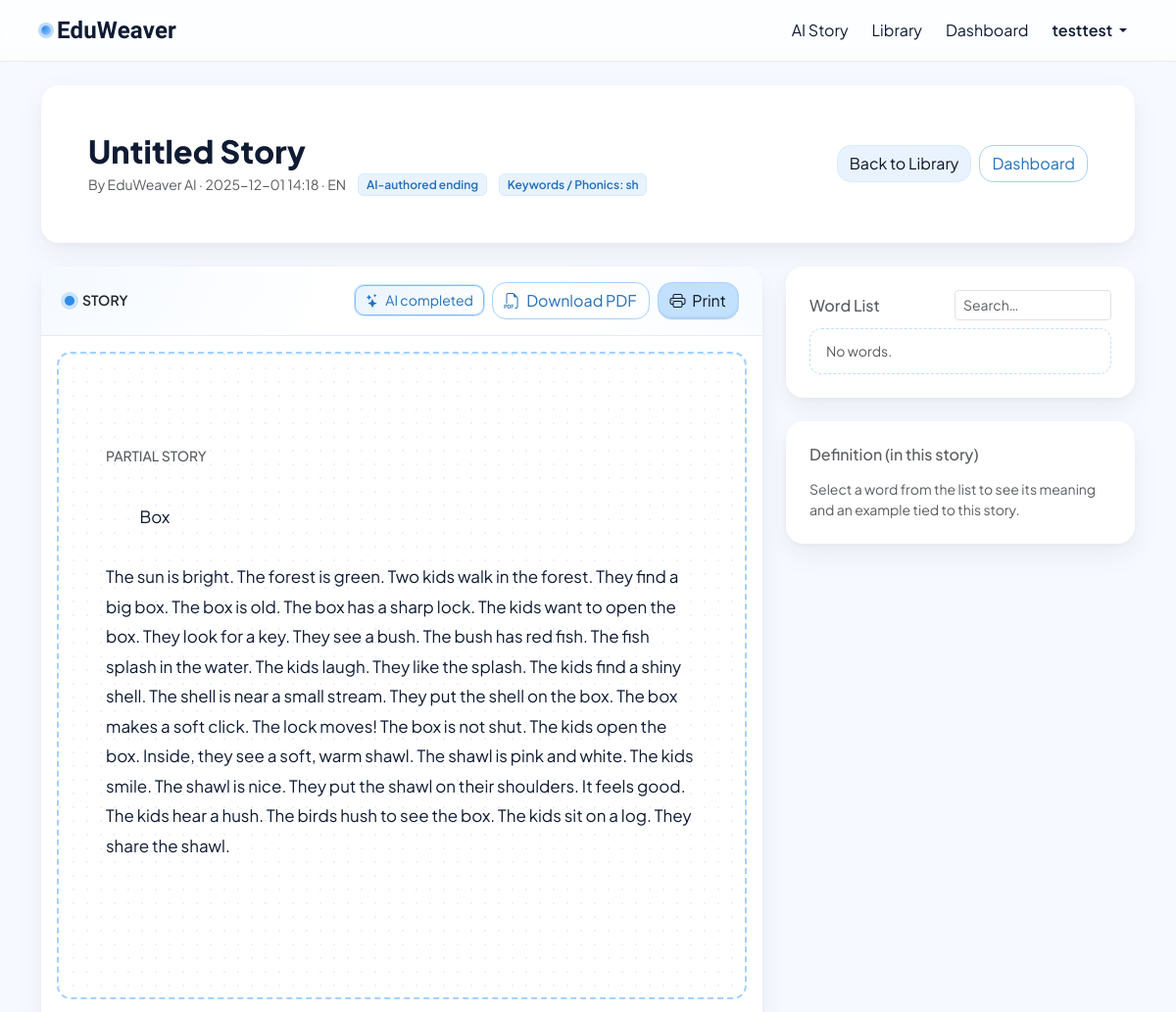
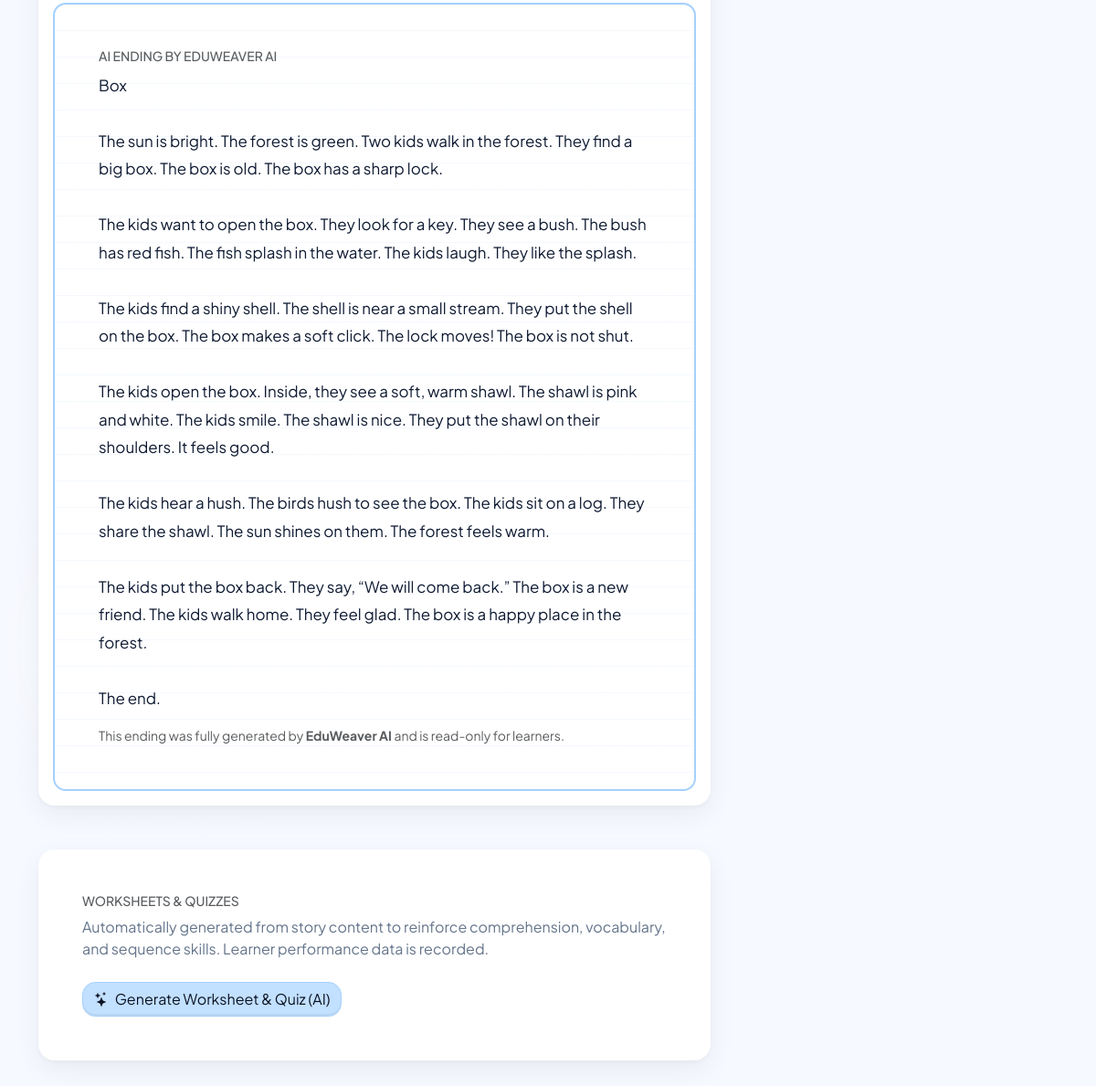
Page /finish/1 (signed in) on the committed database (2 pictures, top to bottom).
### tables this page shows
CREATE TABLE users (
            id INTEGER PRIMARY KEY AUTOINCREMENT,
            username TEXT NOT NULL UNIQUE,
            email TEXT NOT NULL UNIQUE,
            password_hash TEXT NOT NULL,
            is_english_native INTEGER,
            age INTEGER,
            gender TEXT,
            is_admin INTEGER DEFAULT 0,
            created_at TEXT DEFAULT (DATETIME('now'))
        , l1_language TEXT, l2_language TEXT);

CREATE TABLE finish_drafts (
            id INTEGER PRIMARY KEY AUTOINCREMENT,
            story_id INTEGER,
            seed_prompt TEXT NOT NULL,
            partial_text TEXT NOT NULL,
            learner_name TEXT DEFAULT 'guest',
            completion_text TEXT,
            language TEXT DEFAULT 'en',
            created_at TEXT DEFAULT (DATETIME('now')),
            FOREIGN KEY (story_id) REFERENCES stories(id) ON DELETE CASCADE
        );

### app.py (the view)
@app.get("/finish/<int:draft_id>")
@login_required
def finish_view(draft_id: int):
    db = get_db()
    draft = db.execute(
        "SELECT * FROM finish_drafts WHERE id = ?", (draft_id,)
    ).fetchone()
    if not draft:
        flash("Draft not found.", "warning")
        return redirect(url_for("library"))
    return render_template("finish_view.html", draft=draft)

### app.py (called while the page is built)
def dict_factory(cursor, row):
    d = {}
    for idx, col in enumerate(cursor.description):
        d[col[0]] = row[idx]
    return d

def get_db():
    if "db" not in g:
        conn = sqlite3.connect(DB_PATH)
        conn.row_factory = dict_factory
        g.db = conn
    return g.db

@app.template_filter("dt")
def format_dt(value, fmt="%Y-%m-%d %H:%M"):
    if value is None:
        return ""
    if isinstance(value, datetime):
        return value.strftime(fmt)
    try:
        s = str(value).strip().replace("Z", "")
        if "." in s:
            s = s.split(".", 1)[0]
        dt = datetime.fromisoformat(s)
        return dt.strftime(fmt)
    except Exception:
        return value

@app.before_request
def load_current_user():
    g.current_user = None
    uid = session.get("user_id")
    if uid:
        db = get_db()
        g.current_user = db.execute("SELECT * FROM users WHERE id = ?", (uid,)).fetchone()

@app.context_processor
def inject_user():
    return {"current_user": g.get("current_user")}

def login_required(view_func):
    @wraps(view_func)
    def _wrapped(*args, **kwargs):
        if not (g.get("current_user") and g.current_user.get("id")):
            next_url = request.full_path if request.query_string else request.path
            return redirect(url_for("login", next=next_url))
        return view_func(*args, **kwargs)
    return _wrapped

### templates/backup/finish_view.html (shortened to what this page needs)
{% extends "base.html" %}
{% block content %}
{% set is_ai_author = (draft.learner_name or '') == 'EduWeaver AI' %}
<section class="card border-0 lp-card-modern mb-4 no-print">
  <div class="p-4 p-lg-5">
    <div class="d-flex align-items-center justify-content-between">
      <div>
        <h2 class="mb-1 lp-page-title">{{ draft.story_title or 'Untitled Story' }}</h2>
        <div class="d-flex flex-wrap align-items-center gap-2">
          <div class="text-muted small">
            By {{ draft.learner_name or 'guest' }} · {{ draft.created_at | dt }} · {{ draft.language|upper }}
          </div>
          {% if is_ai_author %}
            <span class="badge lp-badge-soft ms-1">
              AI-authored ending
            </span>
          {% endif %}
          {% if draft.seed_prompt %}
            <span class="badge lp-badge-soft ms-1">
              Keywords / Phonics: {{ draft.seed_prompt }}
            </span>
          {% endif %}
        </div>
      </div>
      <div class="d-flex gap-2">
        <a href="{{ url_for('library') }}" class="btn btn-sky-light">Back to Library</a>
        <a href="{{ url_for('dashboard') }}" class="btn btn-outline-sky">Dashboard</a>
      </div>
    </div>
  </div>
</section>
<div class="row g-4">
  <div class="col-lg-8">
    <section class="card border-0 lp-card-modern mb-5" id="storyCombined">
      <div class="card-body p-0">
        <div class="lp-strip d-flex flex-wrap align-items-center justify-content-between px-4 py-3">
          <div class="d-flex align-items-center gap-2">
            <span class="lp-dot {% if draft.completion_text and draft.completion_text|trim %}lp-dot-finish{% endif %}" aria-hidden="true"></span>
            <span class="small text-uppercase fw-semibold">Story</span>
          </div>
          {% if draft.completion_text and draft.completion_text|trim %}
            <div class="d-flex align-items-center gap-2">
              {% if is_ai_author %}
                <span class="lp-chip lp-chip-ai small">
                  <i class="bi bi-stars me-1"></i> AI completed
                </span>
              {% else %}
                <span class="lp-chip lp-chip-finish small">
                  <i class="bi bi-check2 me-1"></i> completed
                </span>
              {% endif %}
              <button type="button" class="btn btn-outline-sky no-print" id="downloadPdfFinishedBtn" title="Save as PDF">
                <i class="bi bi-filetype-pdf me-1"></i> Download PDF
              </button>
              <button type="button" class="btn btn-sky no-print" id="printFinishedBtn" title="Print">
                <i class="bi bi-printer me-1"></i> Print
              </button>
            </div>
          {% else %}
            <span class="lp-chip small">in progress</span>
          {% endif %}
        </div>
        {% if draft.partial_text and draft.partial_text|trim %}
        <div class="lp-partial p-4 p-lg-5 keep-together">
          <h6 class="text-muted text-uppercase small mb-2 mt-5">Partial Story</h6>
          <div id="partialText" class="lp-partial-text" style="white-space:pre-wrap">
            {{ (draft.partial_text or '') | replace('Your Turn: ', '') | safe }}
          </div>
        </div>
        {% endif %}
        {% if draft.completion_text and draft.completion_text|trim %}
        <div class="lp-finished {% if is_ai_author %}lp-finished-ai{% endif %} p-4 p-lg-5 keep-together">
          <h6 class="text-muted text-uppercase small mb-2">
            {% if is_ai_author %}
              AI Ending by EduWeaver AI
            {% else %}
              Finished Ending
            {% endif %}
          </h6>
          <div id="completionText" class="lp-finished-text" style="white-space:pre-wrap">{{ draft.completion_text }}</div>
          {% if is_ai_author %}
            <p class="text-muted small mb-0 mt-3">
              This ending was fully generated by <strong>EduWeaver AI</strong> and is read-only for learners.
            </p>
          {% endif %}
        </div>
        {% elif not can_edit %}
        <div class="p-4">
          <div class="text-muted">This story isn’t finished yet. Only the author can add an ending.</div>
        </div>
        {% endif %}
      </div>
    </section>
    <section class="card border-0 lp-card-modern mb-5 no-print">
      <div class="card-body p-4 p-lg-5">
        <h6 class="text-muted text-uppercase small mb-2">Worksheets &amp; Quizzes</h6>
        <p class="text-secondary mb-4">
          Automatically generated from story content to reinforce comprehension, vocabulary, and sequence skills. Learner performance data is recorded.
        </p>
        <div class="d-flex flex-wrap gap-2 align-items-center">
          {% if has_quiz and draft.story_slug %}
            <a class="btn btn-sky" href="{{ url_for('quiz_take', slug=draft.story_slug) }}">
              <i class="bi bi-check2-circle me-1"></i> Take Worksheet &amp; Quiz
            </a>
            <form id="regenForm"
                  class="needs-overlay d-inline"
                  data-overlay-title="Regenerating worksheet & quiz…"
                  data-overlay-note="You’ll be taken to the quiz automatically."
                  method="post"
                  action="{{ url_for('finish_build_worksheet_ai', draft_id=draft.id) }}">
              <button id="regenBtn" class="btn btn-outline-sky" type="submit" title="Re-generate questions via GPT">
                <i class="bi bi-stars me-1"></i> Regenerate (AI)
              </button>
            </form>
          {% else %}
            <form id="genForm"
                  class="needs-overlay"
                  data-overlay-title="Generating worksheet & quiz…"
                  data-overlay-note="You’ll be taken to the quiz automatically."
                  method="post"
                  action="{{ url_for('finish_build_worksheet_ai', draft_id=draft.id) }}">
              <button id="genBtn" class="btn btn-sky" type="submit"
                      title="Use GPT to generate a worksheet & quiz, then you'll be taken to it">
                <i class="bi bi-stars me-1"></i> Generate Worksheet &amp; Quiz (AI)
              </button>
            </form>
          {% endif %}
        </div>
      </div>
    </section>
  </div>
  <div class="col-lg-4">
    <section class="card border-0 lp-card-modern mb-4 no-print">
      <div class="card-body p-4 p-lg-4">
        <div class="d-flex align-items-center justify-content-between mb-2">
          <h6 class="text-muted mb-0">Word List</h6>
          <input id="vocabSearch" class="form-control form-control-sm" placeholder="Search…" style="max-width: 160px;">
        </div>
        <div id="vocabList" class="lp-vocab-list" role="listbox" aria-label="Vocabulary"></div>
      </div>
    </section>
    <section class="card border-0 lp-card-modern no-print">
      <div class="card-body p-4 p-lg-4">
        <h6 class="text-muted mb-3">Definition (in this story)</h6>
        <div id="defPanel" class="lp-def-panel">
          <div class="text-muted small">Select a word from the list to see its meaning and an example tied to this story.</div>
        </div>
      </div>
    </section>
  </div>
</div>
{% endblock %}

### templates/backup/base.html (shortened to what this page needs)
<!doctype html>
<html lang="en" data-bs-theme="light">
<head>
  <link href="https://cdn.jsdelivr.net/npm/bootstrap@5.3.3/dist/css/bootstrap.min.css" rel="stylesheet">
  <link rel="stylesheet" href="https://cdn.jsdelivr.net/npm/bootstrap-icons@1.11.3/font/bootstrap-icons.css">
  <link href="{{ url_for('static', filename='styles.css') }}" rel="stylesheet">
</head>
<body>
<nav class="navbar navbar-expand-lg">
  <div class="container">
    <a class="navbar-brand" href="{{ url_for('index') }}">
      <span class="brand-dot"></span> EduWeaver
    </a>
    <div id="nav" class="collapse navbar-collapse">
      <ul class="navbar-nav ms-auto align-items-lg-center gap-2">
        <li class="nav-item"><a class="nav-link" href="{{ url_for('story_new') }}">AI Story</a></li>
        <li class="nav-item"><a class="nav-link" href="{{ url_for('library') }}">Library</a></li>
        <li class="nav-item"><a class="nav-link" href="{{ url_for('dashboard') }}">Dashboard</a></li>
        {% if current_user %}
          <li class="nav-item dropdown">
            <a class="nav-link dropdown-toggle fw-semibold" href="#" role="button" data-bs-toggle="dropdown" aria-expanded="false">
              {{ current_user.username }}
            </a>
          </li>
        {% else %}
          <li class="nav-item">
            <a class="btn btn-ghost" href="{{ url_for('login') }}">Sign in</a>
          </li>
        {% endif %}
      </ul>
    </div>
  </div>
</nav>
<main class="py-4">
  <div class="container">
    {% block content %}{% endblock %}
  </div>
</main>
</body>
</html>

### static/styles.css (style rules this page uses)
:root { --ink:#0f172a; --muted:#667085; --surface:#ffffff; --surface-2:#ffffffcc; --line:#e7eef7; --shadow: 0 10px 30px rgba(2,6,23,.10); --violet:#7c3aed; --violet-2:#a78bfa; --sky:#0ea5e9; --sky-2:#7dd3fc; --mint:#10b981; --mint-2:#6ee7b7; --sun:#f59e0b; --sun-2:#fcd34d; --rose:#f43f5e; --rose-2:#fecdd3; --bg-grad: radial-gradient(1200px 600px at 0% -10%, #e0f2fe 0%, rgba(224,242,254,0) 60%), radial-gradient(1000px 500px at 100% 0%, #ede9fe 0%, rgba(237,233,254,0) 65%), radial-gradient(900px 480px at 70% 110%, #dcfce7 0%, rgba(220,252,231,0) 60%), linear-gradient(180deg, #f8fafc 0%, #f1f5f9 100%); }
html, body { min-height:100%; }
body { background: var(--bg-grad); color: var(--ink); font-family: Nunito, "Noto Sans KR", system-ui, -apple-system, "Segoe UI", Roboto, Arial, sans-serif; }
.container::before { content:""; position:fixed; inset:auto auto 10% -10%; width:50vw; height:50vw; border-radius:50%; background: radial-gradient(closest-side, #fff 0%, rgba(255,255,255,0) 70%); filter: blur(24px); opacity:.6; pointer-events:none; z-index:-1; }
.card { background: linear-gradient(180deg, var(--surface), var(--surface-2)); border:1px solid var(--line); border-radius:1.25rem; box-shadow: var(--shadow); }
.btn { border-radius: .9rem; }
.text-secondary { color: var(--muted) !important; }

### templates/backup/base.html (style rules this page uses)
:root { --brand-600:#2f8cea; --brand-700:#236fbb; --mint-500:#7fbaff; --mint-600:#4ea2ff; --ink:#0f172a; --muted:#667085; --border:rgba(15,23,42,.12); }
html,body { height:100% }
body { font-family:"Plus Jakarta Sans", system-ui, -apple-system, Segoe UI, Roboto, Arial, sans-serif; color:var(--ink); background:#f2f8ff; }
.navbar { position:sticky; top:0; z-index:9999; backdrop-filter:saturate(140%) blur(10px); -webkit-backdrop-filter:saturate(140%) blur(10px); background:linear-gradient(180deg, rgba(255,255,255,.82), rgba(255,255,255,.68)); border-bottom:1px solid var(--border); }
.navbar-brand { font-family:"Baloo 2", system-ui, -apple-system, Segoe UI, Roboto, Arial, sans-serif; font-weight:700; letter-spacing:.2px; display:flex; align-items:center; gap:.4rem; font-size:24px; color:var(--ink); }
.navbar-brand .brand-dot { inline-size:.6rem; block-size:.6rem; border-radius:999px; background: radial-gradient(65% 65% at 30% 30%, var(--brand-600), var(--mint-500)); box-shadow:0 0 0 3px color-mix(in srgb, var(--brand-600) 30%, transparent); }
.nav-link { color:var(--ink) }

### rows in the picture
users: username "testtest"
finish_drafts: learner_name "EduWeaver AI", created_at|dt "2025-12-01 14:18", language "EN", seed_prompt "sh", partial_text "Box The sun is bright. The forest is green. Two kids walk in the forest. They find a big box. The box is old. The box has a sharp lock. The kids want to open the box. They look for a key. They see a bush. The bush has red fish. The fish splash in the water. The kids laugh. They like the splash. The kids find a shiny shell. The shell is near a small stream. They put the shell on the box. The box makes a soft click. The lock moves! The box is not shut. The kids open the box. Inside, they see a soft, warm shawl. The shawl is pink and white. The kids smile. The shawl is nice. They put the shawl on their shoulders. It feels good. The kids hear a hush. The birds hush to see the box. The kids sit…", completion_text "Box The sun is bright. The forest is green. Two kids walk in the forest. They find a big box. The box is old. The box has a sharp lock. The kids want to open the box. They look for a key. They see a bush. The bush has red fish. The fish splash in the water. The kids laugh. They like the splash. The kids find a shiny shell. The shell is near a small stream. They put the shell on the box. The box makes a soft click. The lock moves! The box is not shut. The kids open the box. Inside, they see a soft, warm shawl. The shawl is pink and white. The kids smile. The shawl is nice. They put the shawl on their shoulders. It feels good. The kids hear a hush. The birds hush to see the box. The kids sit…"

### other values in the picture
{{ draft.story_title or 'Untitled Story' }} "Untitled Story"
